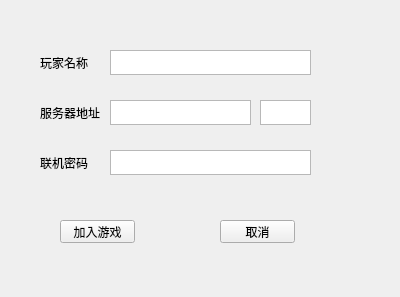
<?xml version="1.0" encoding="UTF-8"?>
<ui version="4.0">
 <class>connection</class>
 <widget class="QMainWindow" name="connection">
  <property name="geometry">
   <rect>
    <x>0</x>
    <y>0</y>
    <width>400</width>
    <height>297</height>
   </rect>
  </property>
  <property name="windowTitle">
   <string>MainWindow</string>
  </property>
  <widget class="QWidget" name="centralwidget">
   <widget class="QLabel" name="label">
    <property name="geometry">
     <rect>
      <x>40</x>
      <y>50</y>
      <width>60</width>
      <height>25</height>
     </rect>
    </property>
    <property name="text">
     <string>玩家名称</string>
    </property>
   </widget>
      <widget class="QTextEdit" name="textEdit">
          <property name="enabled">
              <bool>true</bool>
          </property>
          <property name="geometry">
              <rect>
                  <x>110</x>
                  <y>50</y>
                  <width>201</width>
                  <height>25</height>
              </rect>
          </property>
      </widget>
   <widget class="QLabel" name="label_2">
    <property name="geometry">
     <rect>
      <x>40</x>
      <y>100</y>
      <width>60</width>
      <height>25</height>
     </rect>
    </property>
    <property name="text">
     <string>服务器地址</string>
    </property>
   </widget>
   <widget class="QTextEdit" name="textEdit_2">
    <property name="geometry">
     <rect>
      <x>110</x>
      <y>100</y>
      <width>141</width>
      <height>25</height>
     </rect>
    </property>
   </widget>
      <widget class="QTextEdit" name="textEdit_3">
          <property name="enabled">
              <bool>true</bool>
          </property>
          <property name="geometry">
              <rect>
                  <x>260</x>
                  <y>100</y>
                  <width>51</width>
                  <height>25</height>
              </rect>
          </property>
      </widget>
   <widget class="QLabel" name="label_3">
    <property name="geometry">
     <rect>
      <x>40</x>
      <y>150</y>
      <width>60</width>
      <height>25</height>
     </rect>
    </property>
    <property name="text">
     <string>联机密码</string>
    </property>
   </widget>
      <widget class="QTextEdit" name="textEdit_4">
          <property name="enabled">
              <bool>true</bool>
          </property>
          <property name="geometry">
              <rect>
                  <x>110</x>
                  <y>150</y>
                  <width>201</width>
                  <height>25</height>
              </rect>
          </property>
      </widget>
   <widget class="QPushButton" name="pushButton_2">
    <property name="geometry">
     <rect>
      <x>60</x>
      <y>220</y>
      <width>75</width>
      <height>23</height>
     </rect>
    </property>
    <property name="text">
     <string>加入游戏</string>
    </property>
   </widget>
   <widget class="QPushButton" name="pushButton_3">
    <property name="geometry">
     <rect>
      <x>220</x>
      <y>220</y>
      <width>75</width>
      <height>23</height>
     </rect>
    </property>
    <property name="text">
     <string>取消</string>
    </property>
   </widget>
  </widget>
 </widget>
 <resources/>
 <connections/>
</ui>
